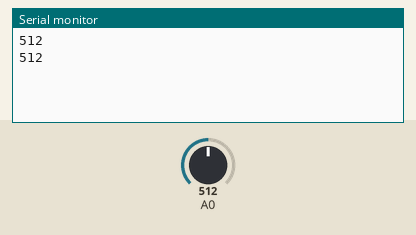
Bench run of a sketch on a simulated Arduino Uno, built with avr-gcc and run on an emulated ATmega328P. On the bench: the last lines printed to the serial monitor. Inputs (shaded band) come from the test bench; at power-on: A0 = 512.

Above: at 1.8 s.
1.9 s: A0 set to 716
At 2.8 s:
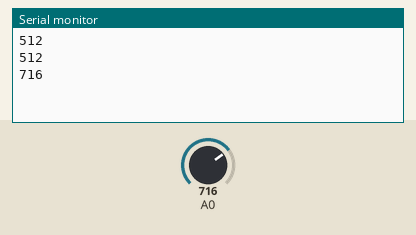
3.4 s: A0 set to 900
At 4.4 s:
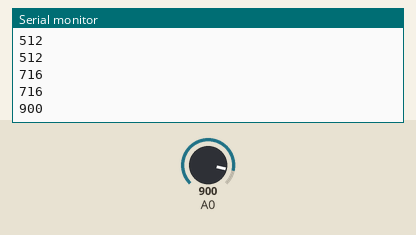
Timing chart, 0 to 6.4 s (numbered marks = the images above; inputs shaded):
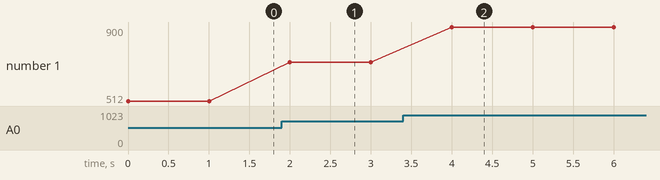

Measured:
- after the input at 1.9 s, the serial monitor: prints a new line after 0.10 s (image 1)
- after the input at 3.4 s, the serial monitor: prints a new line after 0.60 s (image 2)
- plotted number 1: 512 → 716 after the input at 1.9 s, 716 → 900 after the input at 3.4 s

The sketch:

acs712raw.ino
```cpp
void setup() {
  // put your setup code here, to run once:
    Serial.begin(9600);
}

void loop() {
  // put your main code here, to run repeatedly:
    int val = analogRead(0);
    float raw = (1024.0/5.0);
    Serial.println(val);
    delay(1000);
}
```
